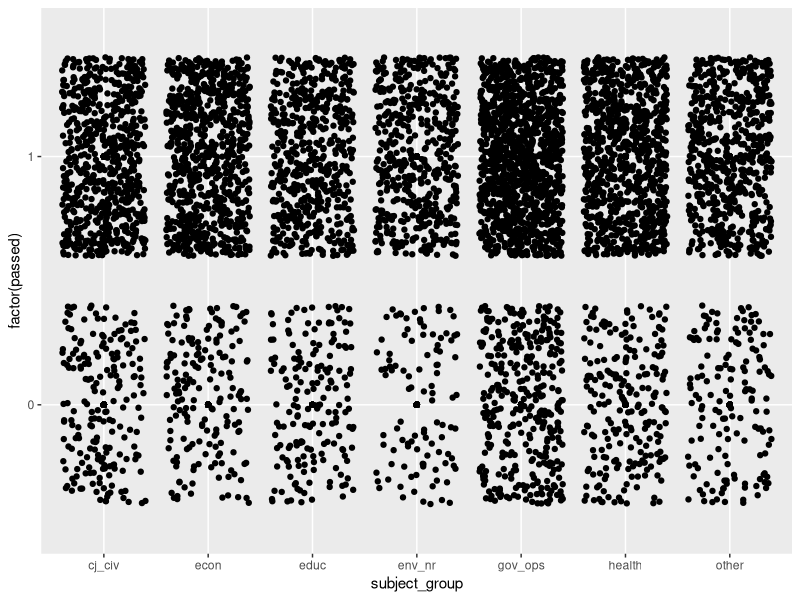
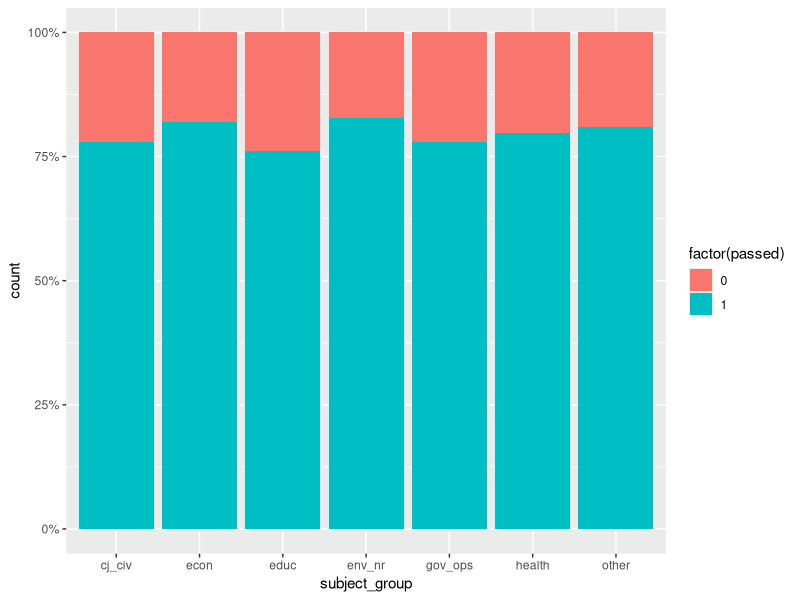
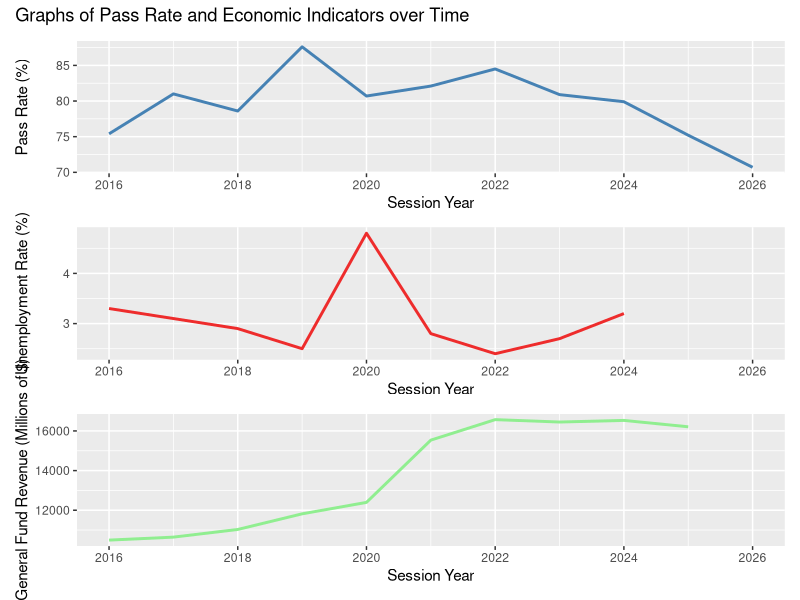

Write R code to recreate these figures, in order.
# time to explore and visualize data


# setting working directory
setwd("C:/Users/gabri/Documents/research_capstone")

# cleaning environment
rm(list = ls())

# loading packages
library(tidyverse)
library(patchwork)
library(xtable)


# loading and cleaning df_bills
df_bills <- read.csv('df_bills.csv')


## slimming df to only necessary variables
df_slim <- df_bills %>% select(-substitute_sponsors,
                               -subjects_changed,
                               -committees,
                               -money_appropriated,
                               -final_chamber,
                               -session_id,
                               -party,
                               -co_sponsors,
                               -floor_sponsor,
                               -sponsor,
                               -sponsor_id,
                               -last_action,
                               -last_action_owner,
                               -num_substitutes)

df_slim <- df_slim %>% as_tibble()



#==subjects pass rates & distributions==========================================

df_subjs = df_slim %>% select(subject_group, cj_civ, econ, educ, env_nr, 
                              gov_ops, health, other, passed)

df_slim %>%  ggplot(
  mapping = aes(x=subject_group, y=factor(passed))
) +
  geom_point()+
  geom_jitter()

ggplot(
  data = df_slim,
  mapping = aes(x=subject_group, fill = factor(passed)),
) +
  geom_bar(position = "fill") +
  scale_y_continuous(labels = scales::percent)



#==table of all subject variables counts, pass counts, and pass rates===========
subj_vars <- c("econ", "gov_ops", "educ", 
                 "cj_civ", "health", "env_nr",
                 "other")

subject_table <- bind_rows(
  lapply(subj_vars, function(var) {
    df_slim %>%
      filter(.data[[var]] == 1) %>%
      summarise(
        Variable = var,
        N_coded_1 = n(),
        N_passed = sum(passed == 1, na.rm = TRUE),
        Pass_rate = round(mean(passed == 1, na.rm = TRUE) * 100, 1)
      )
  })
)

print(subject_table)

##print for LaTeX
x_subject_table <- xtable(subject_table, label = 'subject_table')
print(x_subject_table, type='latex')



#==table of other binary variables pass rates===================================
binary_vars = c('money1', 'cospon1', 'committee1','party1', 'chamber1')

summary_table <- bind_rows(
  lapply(binary_vars, function(var) {
    df_slim %>%
      summarise(
        Variable = var,
        N_1 = sum(.data[[var]] == 1, na.rm = TRUE),
        N_passed_1 = sum(.data[[var]] == 1 & passed == 1, na.rm = TRUE),
        Pass_rate_1 = round(N_passed_1 / N_1 * 100, 1),
        N_0 = sum(.data[[var]] == 0, na.rm = TRUE),
        N_passed_0 = sum(.data[[var]] == 0 & passed == 1, na.rm = TRUE),
        Pass_rate_0 = round(N_passed_0 / N_0 * 100, 1)
      )
  })
)
print(summary_table)

##print for LaTeX
x_summary_table <- xtable(summary_table)
print(x_summary_table, type='latex')



#==Linear plot of money_real, gfund, and unemp compared to passed rate over time
pass_rate_by_year <- function(data, year_var, outcome_var) {
  data %>%
    group_by({{ year_var }}) %>%
    summarise(
      total_bills = n(),
      bills_passed = sum({{ outcome_var }} == 1, na.rm = TRUE),
      pass_rate = round(bills_passed / total_bills * 100, 1)
    )
}

unemp_year = df_slim %>% 
  group_by(session_year) %>% 
  select(session_year, unemp_rate) %>% 
  distinct()

gfund_year = df_slim %>% 
  group_by(session_year) %>% 
  select(session_year, gfund_real) %>% 
  distinct()
gfund_year$gfund_real <- gfund_year$gfund_real/1000000

df_time = pass_rate_by_year(df_slim, session_year, passed)

df_time = merge(df_time, unemp_year, by = 'session_year')
df_time = merge(df_time, gfund_year, by = 'session_year')

pass_plt <- df_time %>% 
  ggplot(aes(x=session_year, y=pass_rate))+
  geom_line(color='steelblue', linewidth = 1)+
  labs(
    y= "Pass Rate (%)",
    x = "Session Year"
  )

unemp_plt <- df_time %>% 
  ggplot(aes(x=session_year, y=unemp_rate))+
  geom_line(color='firebrick2', linewidth = 1)+
  labs(
    y= "Unemployment Rate (%)",
    x= "Session Year"
  )

gfund_plt <- df_time %>% 
  ggplot(aes(x=session_year, y=gfund_real))+
  geom_line(color='lightgreen', linewidth = 1)+
  labs(
    y= "General Fund Revenue (Millions of $)",
    x = "Session Year"
  )

big_plt = pass_plt/unemp_plt/gfund_plt +
  plot_annotation(
    title = "Graphs of Pass Rate and Economic Indicators over Time"
  )
big_plt
